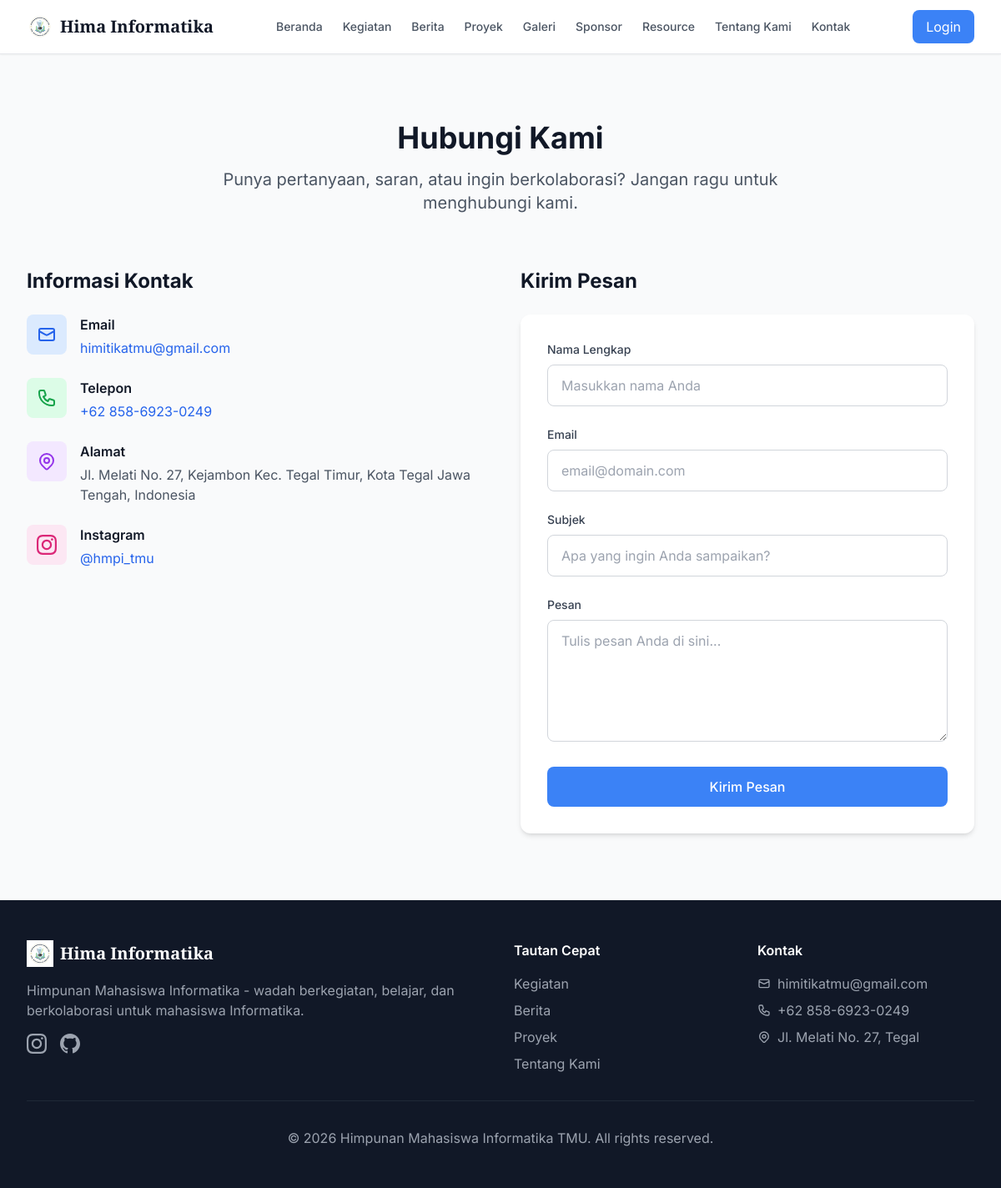
The app's page /contact with its own data.
### app/models.py (models this page shows, shortened)
class ContentBlock(db.Model):
    __tablename__ = 'content_blocks'
    id = db.Column(db.Integer, primary_key=True)
    identifier = db.Column(db.String(100), unique=True, nullable=False)
    title = db.Column(db.String(200), nullable=True)
    content = db.Column(db.Text, nullable=False)
    updated_by = db.Column(db.Integer, db.ForeignKey('users.id'), nullable=True)
    updated_at = db.Column(db.DateTime, default=datetime.utcnow, onupdate=datetime.utcnow)

### app/routes/main.py (the view)
@main_bp.route('/contact')
def contact():
    block_identifiers = [
        'contact.header.title',
        'contact.header.subtitle',
        'contact.email',
        'contact.phone',
        'contact.address',
        'contact.instagram',
    ]
    blocks = ContentBlock.query.filter(ContentBlock.identifier.in_(block_identifiers)).all()
    content_blocks = {b.identifier: b for b in blocks}
    return render_template('contact.html', content_blocks=content_blocks)

### app/templates/contact.html (shortened to what this page needs)
{% extends "base.html" %}
{% block content %}
<div class="max-w-7xl mx-auto px-4 sm:px-6 lg:px-8 py-8 sm:py-12">
    <div class="text-center mb-10 sm:mb-16">
        {% set title_block = content_blocks.get('contact.header.title') %}
        <h1 class="text-3xl sm:text-4xl font-bold text-gray-900 mb-3 sm:mb-4">{{ title_block.content if title_block else 'Hubungi Kami' }}</h1>
        {% set subtitle_block = content_blocks.get('contact.header.subtitle') %}
        <p class="text-base sm:text-xl text-gray-600 max-w-2xl mx-auto">
            {{ subtitle_block.content if subtitle_block else 'Punya pertanyaan, saran, atau ingin berkolaborasi? Jangan ragu untuk menghubungi kami.' }}
        </p>
    </div>
    <div class="grid grid-cols-1 md:grid-cols-2 gap-8 lg:gap-12">
        <div>
            <h2 class="text-2xl font-bold text-gray-900 mb-6">Informasi Kontak</h2>
            <div class="space-y-4 sm:space-y-6">
                <div class="flex items-start">
                    <div class="w-10 h-10 sm:w-12 sm:h-12 bg-primary-100 rounded-lg flex items-center justify-center mr-3 sm:mr-4 flex-shrink-0">
                        <svg class="w-5 h-5 sm:w-6 sm:h-6 text-primary-600" fill="none" stroke="currentColor" viewBox="0 0 24 24"><path stroke-linecap="round" stroke-linejoin="round" stroke-width="2" d="M3 8l7.89 4.26a2 2 0 002.22 0L21 8M5 19h14a2 2 0 002-2V7a2 2 0 00-2-2H5a2 2 0 00-2 2v10a2 2 0 002 2z"></path></svg>
                    </div>
                    <div>
                        <h3 class="font-semibold text-gray-900 mb-1 text-sm sm:text-base">Email</h3>
                        {% set email_block = content_blocks.get('contact.email') %}
                        <a href="mailto:{{ email_block.content if email_block else 'himitikatmu@gmail.com' }}" class="text-primary-600 hover:text-primary-700 text-sm sm:text-base">{{ email_block.content if email_block else 'himitikatmu@gmail.com' }}</a>
                    </div>
                </div>
                <div class="flex items-start">
                    <div class="w-10 h-10 sm:w-12 sm:h-12 bg-green-100 rounded-lg flex items-center justify-center mr-3 sm:mr-4 flex-shrink-0">
                    </div>
                    <div>
                        <h3 class="font-semibold text-gray-900 mb-1 text-sm sm:text-base">Telepon</h3>
                        {% set phone_block = content_blocks.get('contact.phone') %}
                        <a href="tel:{{ phone_block.content if phone_block else '+6285869230249' }}" class="text-primary-600 hover:text-primary-700 text-sm sm:text-base">{{ phone_block.content if phone_block else '+62 858-6923-0249' }}</a>
                    </div>
                </div>
                <div class="flex items-start">
                    <div class="w-10 h-10 sm:w-12 sm:h-12 bg-purple-100 rounded-lg flex items-center justify-center mr-3 sm:mr-4 flex-shrink-0">
                    </div>
                    <div>
                        <h3 class="font-semibold text-gray-900 mb-1 text-sm sm:text-base">Alamat</h3>
                        {% set address_block = content_blocks.get('contact.address') %}
                        <p class="text-gray-600 text-sm sm:text-base">
                            {{ address_block.content if address_block else 'Jl. Melati No. 27, Kejambon\nKec. Tegal Timur, Kota Tegal\nJawa Tengah, Indonesia' | replace('\n', '<br>') | safe }}
                        </p>
                    </div>
                </div>
                <div class="flex items-start">
                    <div class="w-10 h-10 sm:w-12 sm:h-12 bg-pink-100 rounded-lg flex items-center justify-center mr-3 sm:mr-4 flex-shrink-0">
                    </div>
                    <div>
                        <h3 class="font-semibold text-gray-900 mb-1 text-sm sm:text-base">Instagram</h3>
                        {% set insta_block = content_blocks.get('contact.instagram') %}
                        <a href="https://instagram.com/{{ insta_block.content if insta_block else 'hmpi_tmu' }}" target="_blank" class="text-primary-600 hover:text-primary-700 text-sm sm:text-base">{{ insta_block.content if insta_block else '@hmpi_tmu' }}</a>
                    </div>
                </div>
            </div>
        </div>
        <div>
            <h2 class="text-2xl font-bold text-gray-900 mb-6">Kirim Pesan</h2>
            <form class="bg-white rounded-xl shadow-md p-5 sm:p-6 lg:p-8">
                <div class="mb-4 sm:mb-6">
                    <label class="block text-sm font-medium text-gray-700 mb-2">Nama Lengkap</label>
                    <input type="text" name="name" required
                           class="w-full px-3 sm:px-4 py-2.5 sm:py-3 border border-gray-300 rounded-lg focus:ring-2 focus:ring-primary-500 focus:border-transparent text-sm sm:text-base"
                           placeholder="Masukkan nama Anda">
                </div>
                <div class="mb-4 sm:mb-6">
                    <label class="block text-sm font-medium text-gray-700 mb-2">Email</label>
                    <input type="email" name="email" required
                           class="w-full px-3 sm:px-4 py-2.5 sm:py-3 border border-gray-300 rounded-lg focus:ring-2 focus:ring-primary-500 focus:border-transparent text-sm sm:text-base"
                           placeholder="email@domain.com">
                </div>
                <div class="mb-4 sm:mb-6">
                    <label class="block text-sm font-medium text-gray-700 mb-2">Subjek</label>
                    <input type="text" name="subject" required
                           class="w-full px-3 sm:px-4 py-2.5 sm:py-3 border border-gray-300 rounded-lg focus:ring-2 focus:ring-primary-500 focus:border-transparent text-sm sm:text-base"
                           placeholder="Apa yang ingin Anda sampaikan?">
                </div>
                <div class="mb-6">
                    <label class="block text-sm font-medium text-gray-700 mb-2">Pesan</label>
                    <textarea name="message" rows="5" required
                              class="w-full px-3 sm:px-4 py-2.5 sm:py-3 border border-gray-300 rounded-lg focus:ring-2 focus:ring-primary-500 focus:border-transparent text-sm sm:text-base"
                              placeholder="Tulis pesan Anda di sini..."></textarea>
                </div>
                <button type="submit"
                        class="w-full bg-primary-500 text-white py-3 px-6 rounded-lg font-medium hover:bg-primary-600 transition text-sm sm:text-base">
                    Kirim Pesan
                </button>
            </form>
        </div>
    </div>
</div>
{% endblock %}

### app/static/css/style.css (style rules this page uses)
html { scroll-behavior: smooth; }
body { overflow-x: hidden; max-width: 100vw; font-family: 'Inter', sans-serif; background-color: #f8fafc; }
img, video, canvas, svg { max-width: 100%; height: auto; }
button, .button, a.btn, [role="button"] { min-height: 44px; min-width: 44px; }

### records on screen
ContentBlock: content "Hubungi Kami"
ContentBlock: content "Punya pertanyaan, saran, atau ingin berkolaborasi? Jangan ragu untuk menghubungi kami."
ContentBlock: content "himitikatmu@gmail.com"
ContentBlock: content "+62 858-6923-0249"
ContentBlock: content "Jl. Melati No. 27, Kejambon Kec. Tegal Timur, Kota Tegal Jawa Tengah, Indonesia"
ContentBlock: content "@hmpi_tmu"

### other values on screen
{{ now.year if now else 2026 }} "2026"
